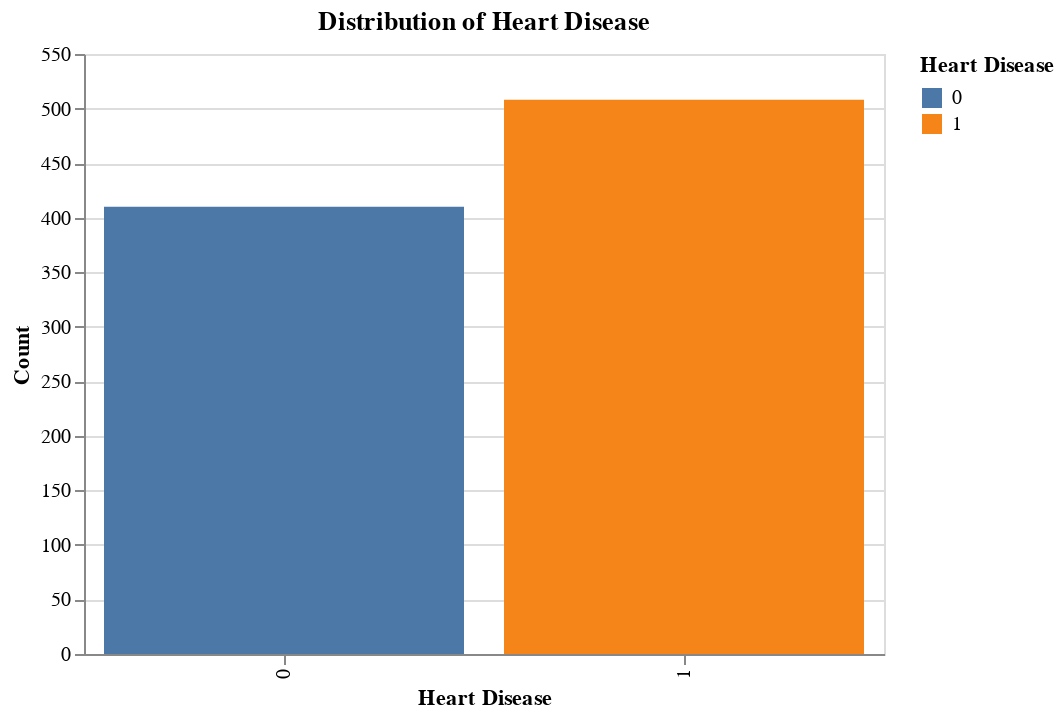

Source (notebook cell):
### Code cell
import altair as alt

# Assuming 'dataset' is original DataFrame
heart_disease_chart = alt.Chart(dataset).mark_bar().encode(
    alt.X('HeartDisease:N', title='Heart Disease'),
    alt.Y('count()', title='Count'),
    color=alt.Color('HeartDisease:N', legend=alt.Legend(title='Heart Disease'))
).properties(
    title='Distribution of Heart Disease',
    width=400
)

heart_disease_chart

### Figure 1 — Vega-Lite specification as saved in the notebook (floating-point values rounded to 4 significant figures; data arrays with more than 128 entries replaced by an {"elided": "..."} marker saying what was removed)
{"config": {"view": {"continuousWidth": 400, "continuousHeight": 300}}, "data": {"name": "data-5ee510a4fa3be15e178280ef331a3bfd"}, "mark": "bar", "encoding": {"color": {"field": "HeartDisease", "legend": {"title": "Heart Disease"}, "type": "nominal"}, "x": {"field": "HeartDisease", "title": "Heart Disease", "type": "nominal"}, "y": {"aggregate": "count", "title": "Count", "type": "quantitative"}}, "title": "Distribution of Heart Disease", "width": 400, "$schema": "https://vega.github.io/schema/vega-lite/v4.17.0.json", "datasets": {"data-5ee510a4fa3be15e178280ef331a3bfd": {"elided": "918 records"}}}
